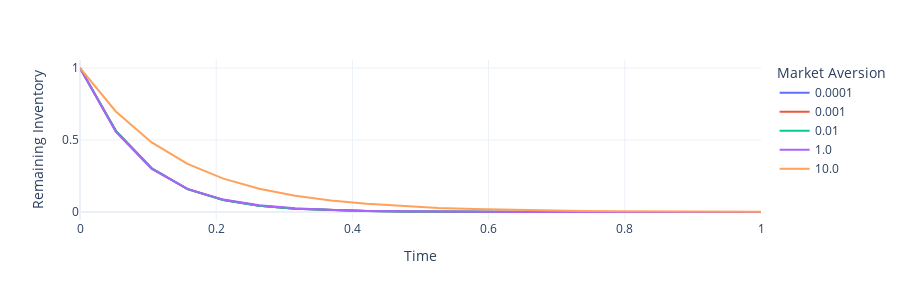

Write notebook code for a chart like this one.
### Code cell
plot_simulation_results(simulation_results)

### Figure 1 — Plotly figure (JSON) as saved in the notebook; plotly's stock layout.template omitted (floating-point values rounded to 4 significant figures)
{"data": [{"hovertemplate": "Market Aversion=0.0001<br>Time=%{x}<br>Remaining Inventory=%{y}<extra></extra>", "legendgroup": "0.0001", "line": {"color": "#636efa", "dash": "solid"}, "marker": {"symbol": "circle"}, "mode": "lines", "name": "0.0001", "orientation": "v", "showlegend": true, "type": "scatter", "x": [0, 0.05263, 0.1053, 0.1579, 0.2105, 0.2632, 0.3158, 0.3684, 0.4211, 0.4737, 0.5263, 0.5789, 0.6316, 0.6842, 0.7368, 0.7895, 0.8421, 0.8947, 0.9474, 1], "xaxis": "x", "y": [1, 0.5636, 0.3034, 0.159, 0.08292, 0.04342, 0.0228, 0.01203, 0.006384, 0.00341, 0.001834, 0.0009927, 0.000541, 0.0002969, 0.000164, 9.121e-05, 5.106e-05, 2.878e-05, 1.632e-05, 9.318e-06], "yaxis": "y"}, {"hovertemplate": "Market Aversion=0.001<br>Time=%{x}<br>Remaining Inventory=%{y}<extra></extra>", "legendgroup": "0.001", "line": {"color": "#EF553B", "dash": "solid"}, "marker": {"symbol": "circle"}, "mode": "lines", "name": "0.001", "orientation": "v", "showlegend": true, "type": "scatter", "x": [0, 0.05263, 0.1053, 0.1579, 0.2105, 0.2632, 0.3158, 0.3684, 0.4211, 0.4737, 0.5263, 0.5789, 0.6316, 0.6842, 0.7368, 0.7895, 0.8421, 0.8947, 0.9474, 1], "xaxis": "x", "y": [1, 0.5636, 0.3034, 0.159, 0.08291, 0.04341, 0.0228, 0.01203, 0.006384, 0.00341, 0.001834, 0.0009927, 0.000541, 0.0002969, 0.000164, 9.122e-05, 5.107e-05, 2.878e-05, 1.632e-05, 9.32e-06], "yaxis": "y"}, {"hovertemplate": "Market Aversion=0.01<br>Time=%{x}<br>Remaining Inventory=%{y}<extra></extra>", "legendgroup": "0.01", "line": {"color": "#00cc96", "dash": "solid"}, "marker": {"symbol": "circle"}, "mode": "lines", "name": "0.01", "orientation": "v", "showlegend": true, "type": "scatter", "x": [0, 0.05263, 0.1053, 0.1579, 0.2105, 0.2632, 0.3158, 0.3684, 0.4211, 0.4737, 0.5263, 0.5789, 0.6316, 0.6842, 0.7368, 0.7895, 0.8421, 0.8947, 0.9474, 1], "xaxis": "x", "y": [1, 0.563, 0.3028, 0.1587, 0.08277, 0.04335, 0.02277, 0.01202, 0.00638, 0.003409, 0.001833, 0.0009928, 0.0005412, 0.0002971, 0.0001642, 9.132e-05, 5.114e-05, 2.882e-05, 1.635e-05, 9.339e-06], "yaxis": "y"}, {"hovertemplate": "Market Aversion=1.0<br>Time=%{x}<br>Remaining Inventory=%{y}<extra></extra>", "legendgroup": "1.0", "line": {"color": "#ab63fa", "dash": "solid"}, "marker": {"symbol": "circle"}, "mode": "lines", "name": "1.0", "orientation": "v", "showlegend": true, "type": "scatter", "x": [0, 0.05263, 0.1053, 0.1579, 0.2105, 0.2632, 0.3158, 0.3684, 0.4211, 0.4737, 0.5263, 0.5789, 0.6316, 0.6842, 0.7368, 0.7895, 0.8421, 0.8947, 0.9474, 1], "xaxis": "x", "y": [1, 0.5555, 0.2992, 0.1606, 0.08616, 0.04642, 0.0252, 0.01378, 0.007593, 0.004212, 0.002353, 0.001324, 0.0007508, 0.0004291, 0.0002472, 0.0001435, 8.384e-05, 4.931e-05, 2.919e-05, 1.739e-05], "yaxis": "y"}, {"hovertemplate": "Market Aversion=10.0<br>Time=%{x}<br>Remaining Inventory=%{y}<extra></extra>", "legendgroup": "10.0", "line": {"color": "#FFA15A", "dash": "solid"}, "marker": {"symbol": "circle"}, "mode": "lines", "name": "10.0", "orientation": "v", "showlegend": true, "type": "scatter", "x": [0, 0.05263, 0.1053, 0.1579, 0.2105, 0.2632, 0.3158, 0.3684, 0.4211, 0.4737, 0.5263, 0.5789, 0.6316, 0.6842, 0.7368, 0.7895, 0.8421, 0.8947, 0.9474, 1], "xaxis": "x", "y": [1, 0.6979, 0.4831, 0.3339, 0.2319, 0.1618, 0.1134, 0.07985, 0.05648, 0.04013, 0.02864, 0.02053, 0.01478, 0.01068, 0.007757, 0.005655, 0.00414, 0.003043, 0.002246, 0.001664], "yaxis": "y"}], "layout": {"height": 300, "legend": {"title": {"text": "Market Aversion"}, "tracegroupgap": 0}, "margin": {"t": 60}, "width": 900, "xaxis": {"anchor": "y", "domain": [0, 1], "range": [0, 1], "title": {"text": "Time"}}, "yaxis": {"anchor": "x", "domain": [0, 1], "title": {"text": "Remaining Inventory"}}}}
